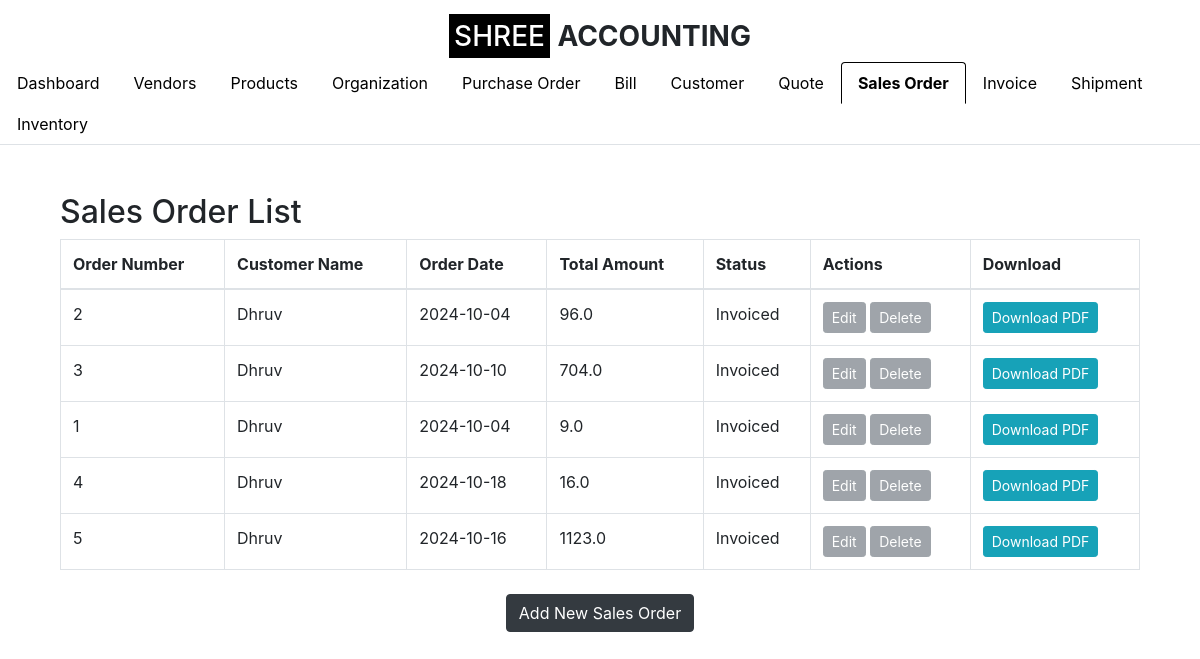
The app's page /sales_order (signed in) with its own data.
### app.py (models this page shows, shortened)
class SalesOrder(db.Model):
    __tablename__ = 'sales_order'
    id = db.Column(db.Integer, primary_key=True)
    order_number = db.Column(db.String(50), nullable=False, unique=True)
    customer_id = db.Column(db.Integer, db.ForeignKey('customer.id'), nullable=False)
    order_date = db.Column(db.Date, nullable=False)
    total_amount = db.Column(db.Float, nullable=False)
    status = db.Column(db.String(50), nullable=False, default='Draft')
    organization_id = db.Column(db.Integer, db.ForeignKey('setup_organization.id'), nullable=False)
    quote_id = db.Column(db.Integer, db.ForeignKey('quote.id'), nullable=True)  # Nullable if not all Sales Orders are created from Quotes
    invoice_id = db.Column(db.Integer, db.ForeignKey('invoice.id'), nullable=True)  # Nullable if the Sales Order is not invoiced
    customer = db.relationship('Customer', backref=db.backref('sales_orders', lazy=True))
    organization = db.relationship('SetupOrganization', backref=db.backref('sales_orders', lazy=True))
    quote = db.relationship('Quote', backref=db.backref('sales_orders', lazy=True))  # Establish relationship with Quote
    line_items = db.relationship('SalesOrderLineItem', backref='order_ref', lazy=True, cascade="all, delete-orphan")
    invoice = db.relationship('Invoice', backref=db.backref('sales_orders', lazy=True))  # Establish relationship with Invoice

class Customer(db.Model):
    id = db.Column(db.Integer, primary_key=True)
    customer_name = db.Column(db.String(100), nullable=False)
    company_name = db.Column(db.String(100), nullable=False)
    email_id = db.Column(db.String(100), nullable=False)
    phone_number = db.Column(db.String(15), nullable=False)
    address = db.Column(db.String(255), nullable=False)
    gst_number = db.Column(db.String(15), nullable=True)  # GST Number is optional
    organization_id = db.Column(db.Integer, db.ForeignKey('organization.id'), nullable=False)
    organization = db.relationship('Organization', backref=db.backref('customers', lazy=True))

### app.py (the view)
    def wrap(*args, **kwargs):
        if 'logged_in' in session:
            return f(*args, **kwargs)
        else:
            flash('Please log in first.', 'warning')
            return redirect(url_for('login'))

### app.py (called while the page is built)
def login_required(f):
    def wrap(*args, **kwargs):
        if 'logged_in' in session:
            return f(*args, **kwargs)
        else:
            flash('Please log in first.', 'warning')
            return redirect(url_for('login'))
    wrap.__name__ = f.__name__
    return wrap

@app.route('/sales_order', methods=['GET'])
@login_required
def sales_order_list():
    organization_id = session.get('organization_id')
    sales_orders = SalesOrder.query.join(Customer).filter(
        Customer.organization_id == organization_id,
        SalesOrder.organization_id == organization_id  # Ensure sales order belongs to the user's organization
    ).all()
    return render_template('sales_order_list.html', sales_orders=sales_orders, show_logo=True, active_tab='sales_order')

### templates/sales_order_list.html (shortened to what this page needs)
{% extends "base.html" %}
{% block content %}
<div class="container mt-5">
    <h2>Sales Order List</h2>
    <table class="table table-bordered">
        <thead>
            <tr>
                <th>Order Number</th>
                <th>Customer Name</th>
                <th>Order Date</th>
                <th>Total Amount</th>
                <th>Status</th>
                <th>Actions</th>
                <th>Download</th>
            </tr>
        </thead>
        <tbody>
            {% for sales_order in sales_orders %}
            <tr>
                <td>{{ sales_order.order_number }}</td>
                <td>{{ sales_order.customer.customer_name }}</td>
                <td>{{ sales_order.order_date }}</td>
                <td>{{ sales_order.total_amount }}</td>
                <td>{{ sales_order.status }}</td>
                <td>
                    {% if sales_order.status == 'Invoiced' %}
                        <button class="btn btn-secondary btn-sm" disabled>Edit</button>
                        <button class="btn btn-secondary btn-sm" disabled>Delete</button>
                    {% endif %}
                </td>
                <td>
                    <a href="{{ url_for('generate_sales_order_pdf', sales_order_id=sales_order.id) }}" class="btn btn-info btn-sm">Download PDF</a>
                </td>
            </tr>
            {% endfor %}
        </tbody>
    </table>
    <div class="text-center mt-4">
        <a href="{{ url_for('create_sales_order') }}" class="btn btn-dark">Add New Sales Order</a>
    </div>
</div>
{% endblock %}

### records on screen
SalesOrder: order_number "2", customer.customer_name "Dhruv", order_date "2024-10-04", total_amount "96.0", status "Invoiced", shows "Edit"
SalesOrder: order_number "3", customer.customer_name "Dhruv", order_date "2024-10-10", total_amount "704.0", status "Invoiced", shows "Edit"
SalesOrder: order_number "1", customer.customer_name "Dhruv", order_date "2024-10-04", total_amount "9.0", status "Invoiced", shows "Edit"
SalesOrder: order_number "4", customer.customer_name "Dhruv", order_date "2024-10-18", total_amount "16.0", status "Invoiced", shows "Edit"
SalesOrder: order_number "5", customer.customer_name "Dhruv", order_date "2024-10-16", total_amount "1123.0", status "Invoiced", shows "Edit"
